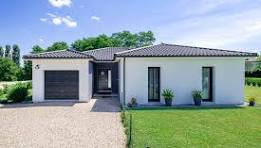
#> input picture images/maison.jpg, 261 x 148 px
$ python main.py
#> lines starting #> are read from the running program, lines starting #| are printed output that depends on the picture
from scipy import ndimage
import numpy as np
import matplotlib.pyplot as plt
from skimage import io, color

H = np.array([
    [-1, -1, -1],
    [2,   2,  2],
    [-1, -1, -1]
])
img = io.imread("images/maison.jpg")
#> img is the input picture: shape (148, 261, 3); mean R, G, B 146.2, 163.6, 164.8
imggray = color.rgb2gray(img)
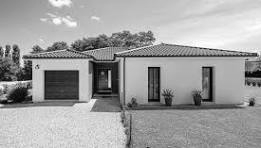
#> imggray: shape (148, 261) float64; min 0.00396, max 0.999, mean 0.627
#> (the run stopped early here; a loop or call above may not have finished)

$ run again, with images/photo.png saved as images/maison.jpg
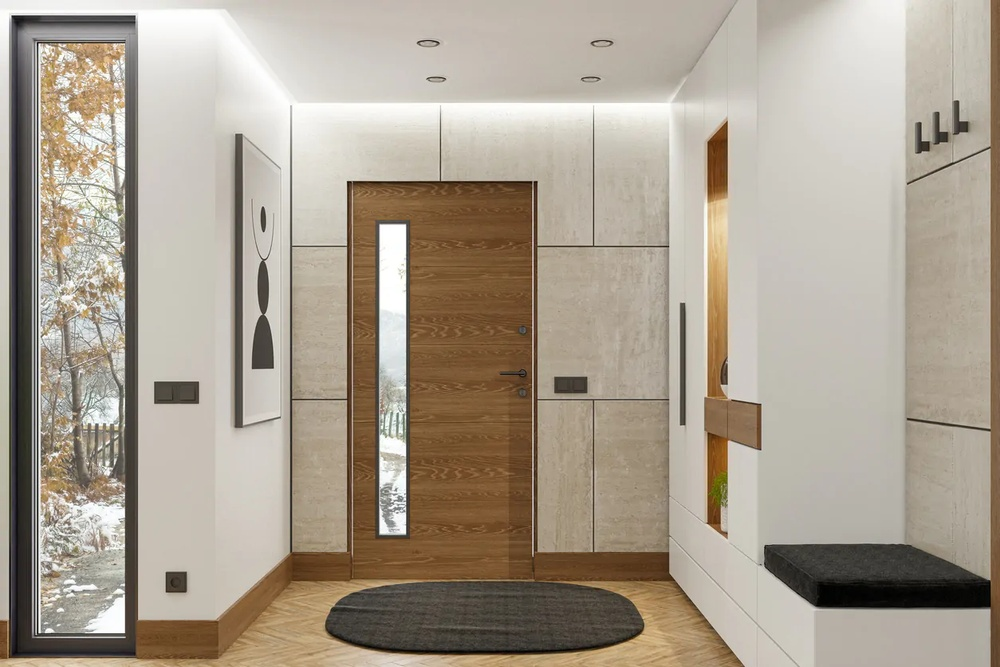
#> input picture images/photo.png, 1000 x 667 px, shrunk from 1254 x 836 before the run
#> img is the input picture: shape (667, 1000, 3); mean R, G, B 169.5, 158.9, 144.1
#> `imggray = color.rgb2gray(img)`:
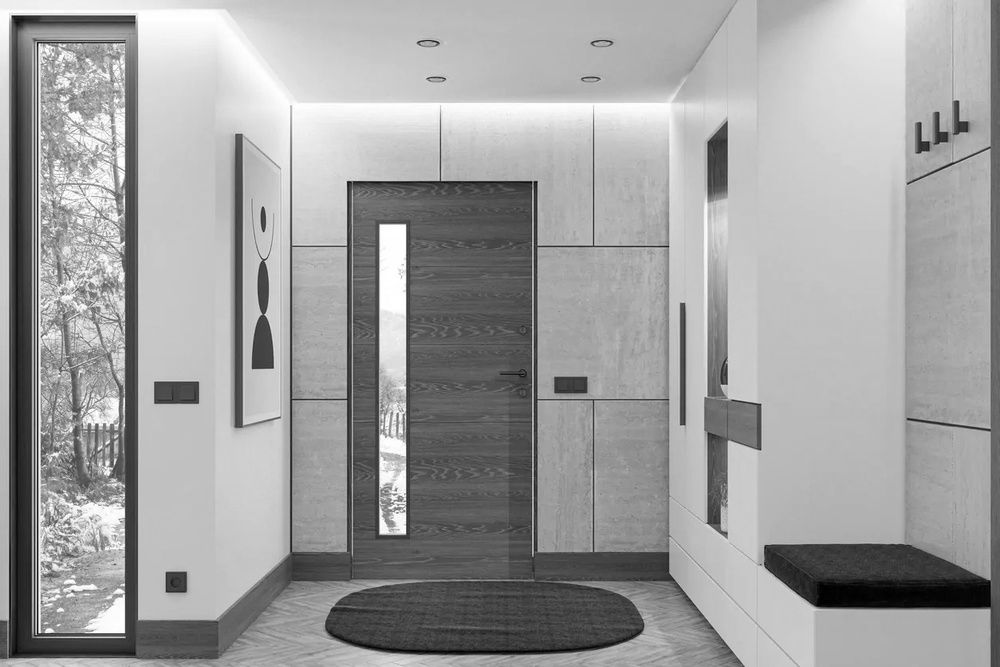
#> imggray: shape (667, 1000) float64; min 0, max 1, mean 0.628
